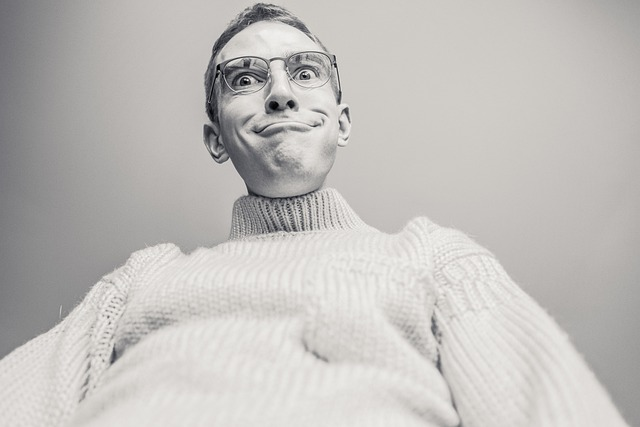
#> input picture img/image.jpg, 640 x 427 px
$ jupyter execute face-recognition-with-open-cv-haar-cascade.ipynb
#> lines starting #> are read from the running program, lines starting #| are printed output that depends on the picture
# Use opencv and Haar cascade algorithm to detect faces

This noteboook presents how to recognize face on image using opencv library and haar cascade algorithm

[cell 1]
import cv2
from matplotlib import pyplot as plt

# open image
# used picture from https://pixabay.com/photos/man-silly-expression-funny-crazy-869215/
img = cv2.imread("img/image.jpg")
#> img is the input picture: shape (427, 640, 3); mean B, G, R 188, 190.9, 193.5

# RGB and grayscale version
img_gray = cv2.cvtColor(img, cv2.COLOR_BGR2GRAY)
img_rgb = cv2.cvtColor(img, cv2.COLOR_BGR2RGB)

# use predifined haar cascade filtersfrom OpenCV lib
# https://github.com/opencv/opencv/blob/master/data/haarcascades/haarcascade_frontalface_default.xml
classifier = cv2.CascadeClassifier('haarcascade_frontalface_default.xml')
results = classifier.detectMultiScale(img_gray, minSize =(40, 40))
#> results = [[207, 16, 144, 144]]

if len(results) > 0:
    # iterate through all recognized objects
    for (x, y, width, height) in results:
        # draw bounding box around recognized object
        cv2.rectangle(img_rgb, (x, y), (x + height, y + width), (0, 255, 0), 5)
#> this loop made 1 pass
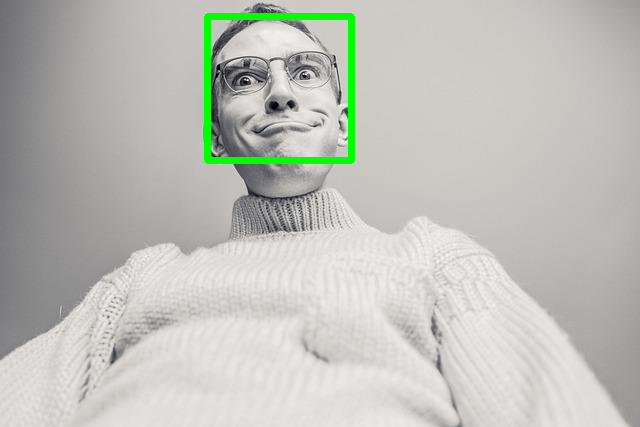
#> img_rgb: shape (427, 640, 3); mean R, G, B 191, 192.2, 185.6

#plot picture
plt.subplot(1, 1, 1)
plt.imshow(img_rgb)
plt.show()
